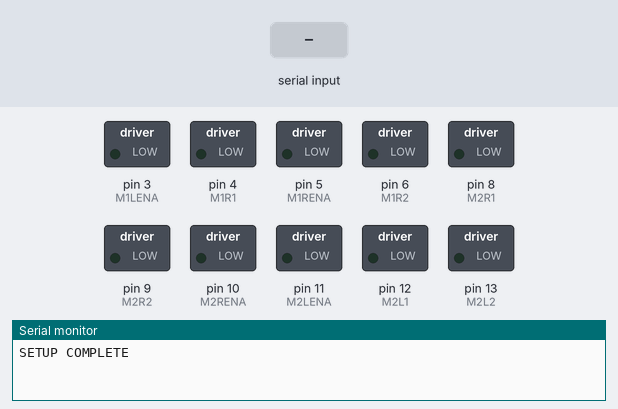
This sketch was run on a simulated Arduino Uno, built with avr-gcc and run on an emulated ATmega328P. Shown: switched loads named in the sketch (green lamp = pin HIGH), the last lines printed to the serial monitor. The inputs (shaded band) are chosen by the test bench. Pins used as bus, display or sensor lines are not drawn.

Above: at 1.2 s.
1.3 s: "W" received over the second serial link
At 1.6 s:
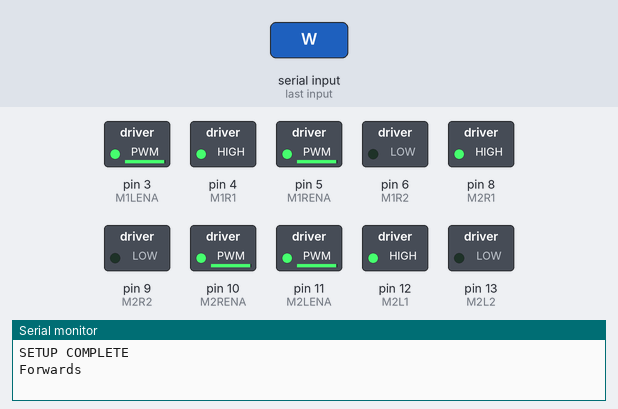
2.8 s: "S" received over the second serial link
At 4.0 s:
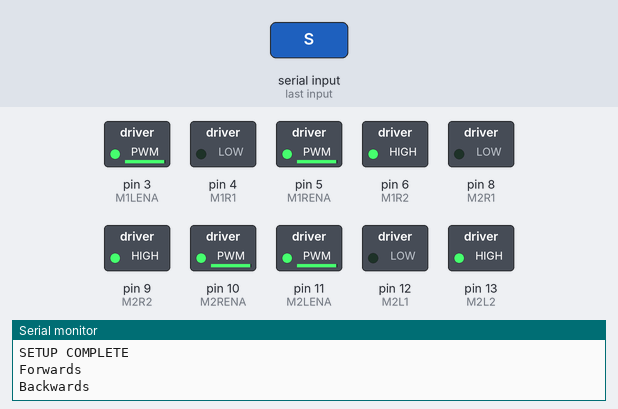
4.3 s: "D" received over the second serial link
At 5.1 s:
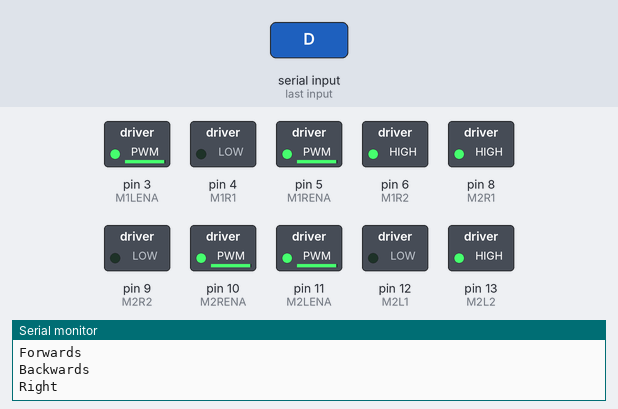
5.8 s: "A" received over the second serial link
At 6.2 s:
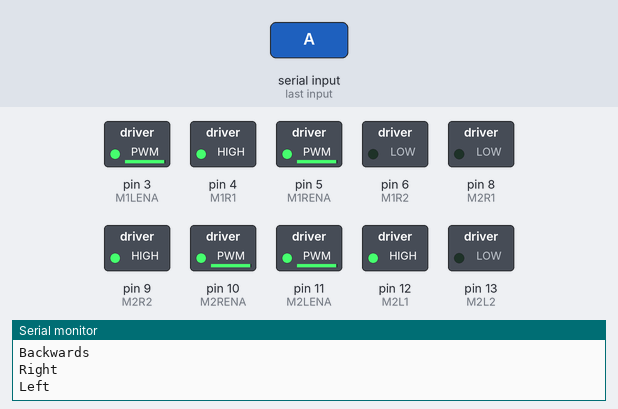
7.3 s: "X" received over the second serial link
At 8.6 s:
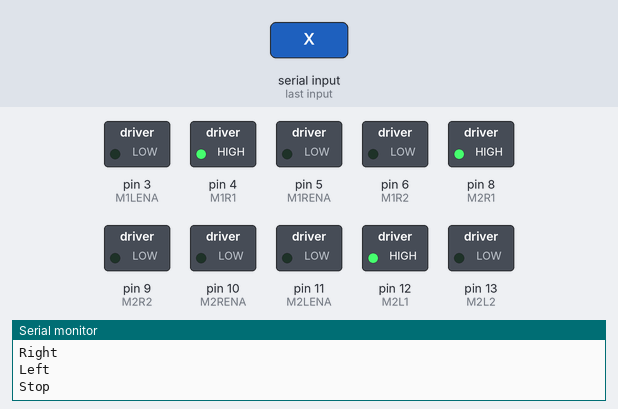
Timing chart, 0 to 9.8 s (numbered marks = the images above; inputs shaded):
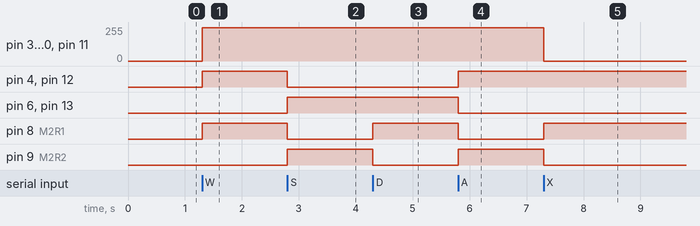

Measured:
- after the input at 1.3 s, pin 3 (M1LENA), pin 5 (M1RENA), pin 10 (M2RENA), pin 11 (M2LENA): 0/255 → 250/255 at once; pin 4 (M1R1), pin 8 (M2R1), pin 12 (M2L1): LOW → HIGH at once
- after the input at 2.8 s, pin 4 (M1R1), pin 8 (M2R1), pin 12 (M2L1): HIGH → LOW at once; pin 6 (M1R2), pin 9 (M2R2), pin 13 (M2L2): LOW → HIGH at once
- after the input at 4.3 s, pin 8 (M2R1): LOW → HIGH at once; pin 9 (M2R2): HIGH → LOW at once
- after the input at 5.8 s, pin 4 (M1R1), pin 9 (M2R2), pin 12 (M2L1): LOW → HIGH at once; pin 6 (M1R2), pin 8 (M2R1), pin 13 (M2L2): HIGH → LOW at once
- after the input at 7.3 s, pin 3 (M1LENA), pin 5 (M1RENA), pin 10 (M2RENA), pin 11 (M2LENA): 250/255 → 0/255 at once; pin 8 (M2R1): LOW → HIGH at once; pin 9 (M2R2): HIGH → LOW at once

The sketch:

Sandy.ino
```cpp
#include <SoftwareSerial.h>

//PIN DECLARATION
//Motor 1 Right
#define M1R1    4
#define M1R2    6
#define M1RENA  5

//Motor 1 Left
#define M1L1    1
#define M1L2    2
#define M1LENA  3

//Motor 2 Right
#define M2R1    8
#define M2R2    9
#define M2RENA  10

//Motor 2 Left
#define M2L1    12
#define M2L2    13
#define M2LENA  11

//Motor speed setting (pulse wave modulator)
#define PWM_HIGH  250
#define PWM_LOW   0


//Initiatlise HC05 bluetooth chip
SoftwareSerial HC05(7, 13); // HC05 TX,RX
int BluetoothData = 0;

void setup() {
  HC05.begin(9600);
  Serial.begin(9600);
  Serial.println("SETUP COMPLETE");

  //For testing
  //pinMode(LED_BUILTIN,OUTPUT);

  //Motor 1 Right
  pinMode(M1R1, OUTPUT);
  pinMode(M1R2, OUTPUT);
  pinMode(M1RENA, OUTPUT);

  //Motor 1 Left
  pinMode(M1L1, OUTPUT);
  pinMode(M1L1, OUTPUT);
  pinMode(M1LENA, OUTPUT);

  //Motor 2 Right
  pinMode(M2R1, OUTPUT);
  pinMode(M2R2, OUTPUT);
  pinMode(M2RENA, OUTPUT);

  //Motor 2 Left
  pinMode(M2L1, OUTPUT);
  pinMode(M2L2, OUTPUT);
  pinMode(M2RENA, OUTPUT);
}

void motorTest() {
  int M1L_PWM = 250;
  int M1R_PWM = 250;
  int M2L_PWM = 250;
  int M2R_PWM = 250;

  //Motor 1 Left
  digitalWrite(M1L1, HIGH);
  digitalWrite(M1L2, LOW);
  analogWrite(M1LENA, M1L_PWM);

  //Motor 1 Right
  digitalWrite(M1R1, HIGH);
  digitalWrite(M1R2, LOW);
  analogWrite(M1RENA, M1R_PWM);

  //Motor 2 Left
  digitalWrite(M2L1, HIGH);
  digitalWrite(M2L2, LOW);
  analogWrite(M2LENA, M2L_PWM);

  //Motor 2 Right
  digitalWrite(M2R1, HIGH);
  digitalWrite(M2R2, LOW);
  analogWrite(M2RENA, M2R_PWM);
}


void forwards(){
  Serial.println("Forwards");
  //Motor 1 Left
  digitalWrite(M1L1, HIGH);
  digitalWrite(M1L2, LOW);
  analogWrite(M1LENA, PWM_HIGH);

  //Motor 1 Right
  digitalWrite(M1R1, HIGH);
  digitalWrite(M1R2, LOW);
  analogWrite(M1RENA, PWM_HIGH);

  //Motor 2 Left
  digitalWrite(M2L1, HIGH);
  digitalWrite(M2L2, LOW);
  analogWrite(M2LENA, PWM_HIGH);

  //Motor 2 Right
  digitalWrite(M2R1, HIGH);
  digitalWrite(M2R2, LOW);
  analogWrite(M2RENA, PWM_HIGH);
}

void backwards(){
  Serial.println("Backwards");

  //Motor 1 Left
  digitalWrite(M1L1, LOW);
  digitalWrite(M1L2, HIGH);
  analogWrite(M1LENA, PWM_HIGH);

  //Motor 1 Right
  digitalWrite(M1R1, LOW);
  digitalWrite(M1R2, HIGH);
  analogWrite(M1RENA, PWM_HIGH);

  //Motor 2 Left
  digitalWrite(M2L1, LOW);
  digitalWrite(M2L2, HIGH);
  analogWrite(M2LENA, PWM_HIGH);

  //Motor 2 Right
  digitalWrite(M2R1, LOW);
  digitalWrite(M2R2, HIGH);
  analogWrite(M2RENA, PWM_HIGH);
}

void right() {
  Serial.println("Right");
  //Motor 1 Left
  digitalWrite(M1L1, HIGH);
  digitalWrite(M1L2, LOW);
  analogWrite(M1LENA, PWM_HIGH);

  //Motor 1 Right
  digitalWrite(M1R1, LOW);
  digitalWrite(M1R2, HIGH);
  analogWrite(M1RENA, PWM_HIGH);

  //Motor 2 Left
  digitalWrite(M2L1, LOW);
  digitalWrite(M2L2, HIGH);
  analogWrite(M2LENA, PWM_HIGH);

  //Motor 2 Right
  digitalWrite(M2R1, HIGH);
  digitalWrite(M2R2, LOW);
  analogWrite(M2RENA, PWM_HIGH);
}

void left() {
  Serial.println("Left");
  //Motor 1 Left
  digitalWrite(M1L1, LOW);
  digitalWrite(M1L2, HIGH);
  analogWrite(M1LENA, PWM_HIGH);

  //Motor 1 Right
  digitalWrite(M1R1, HIGH);
  digitalWrite(M1R2, LOW);
  analogWrite(M1RENA, PWM_HIGH);

  //Motor 2 Left
  digitalWrite(M2L1, HIGH);
  digitalWrite(M2L2, LOW);
  analogWrite(M2LENA, PWM_HIGH);

  //Motor 2 Right
  digitalWrite(M2R1, LOW);
  digitalWrite(M2R2, HIGH);
  analogWrite(M2RENA, PWM_HIGH);
}

void stop(){
  Serial.println("Stop");

  int right2_pwm = 0;
  int left2_pwm = 0;
  int right1_pwm = 0;
  int left1_pwm = 0;

  //Motor 1 Left
  digitalWrite(M1L1, HIGH);
  digitalWrite(M1L2, LOW);
  analogWrite(M1LENA, PWM_LOW);

  //Motor 1 Right
  digitalWrite(M1R1, HIGH);
  digitalWrite(M1R2, LOW);
  analogWrite(M1RENA, PWM_LOW);

  //Motor 2 Left
  digitalWrite(M2L1, HIGH);
  digitalWrite(M2L2, LOW);
  analogWrite(M2LENA, PWM_LOW);

  //Motor 2 Right
  digitalWrite(M2R1, HIGH);
  digitalWrite(M2R2, LOW);
  analogWrite(M2RENA, PWM_LOW);
}


void loop() {
  if (HC05.available()) {
    BluetoothData = HC05.read();

    if(BluetoothData == 'W') {
      forwards();
    }

    else if(BluetoothData=='S'){
      backwards();
    }

    else if(BluetoothData == 'D') {
      right();
    }

    else if(BluetoothData=='A'){
      left();
    }

    else if (BluetoothData=='X'){
      stop();
    }
  }
}
```
